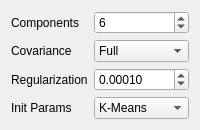
               <widget class="QWidget" name="pageGMM">
                <layout class="QFormLayout" name="pageGMMLayout">
                 <item row="0" column="0"><widget class="QLabel" name="lblGmmComponents"><property name="text"><string>Components</string></property></widget></item>
                 <item row="0" column="1"><widget class="QSpinBox" name="spinGmmComponents"><property name="minimum"><number>2</number></property><property name="maximum"><number>20</number></property><property name="value"><number>6</number></property></widget></item>
                 <item row="1" column="0"><widget class="QLabel" name="lblGmmCovariance"><property name="text"><string>Covariance</string></property></widget></item>
                 <item row="1" column="1"><widget class="QComboBox" name="cmbGmmCovariance"><item><property name="text"><string>Full</string></property></item><item><property name="text"><string>Diagonal</string></property></item><item><property name="text"><string>Tied</string></property></item></widget></item>
                 <item row="2" column="0"><widget class="QLabel" name="lblGmmReg"><property name="text"><string>Regularization</string></property></widget></item>
                 <item row="2" column="1"><widget class="QDoubleSpinBox" name="spinGmmReg"><property name="decimals"><number>5</number></property><property name="value"><double>0.0001</double></property></widget></item>
                 <item row="3" column="0"><widget class="QLabel" name="lblGmmInit"><property name="text"><string>Init Params</string></property></widget></item>
                 <item row="3" column="1"><widget class="QComboBox" name="cmbGmmInit"><item><property name="text"><string>K-Means</string></property></item><item><property name="text"><string>Random</string></property></item></widget></item>
                </layout>
               </widget>
